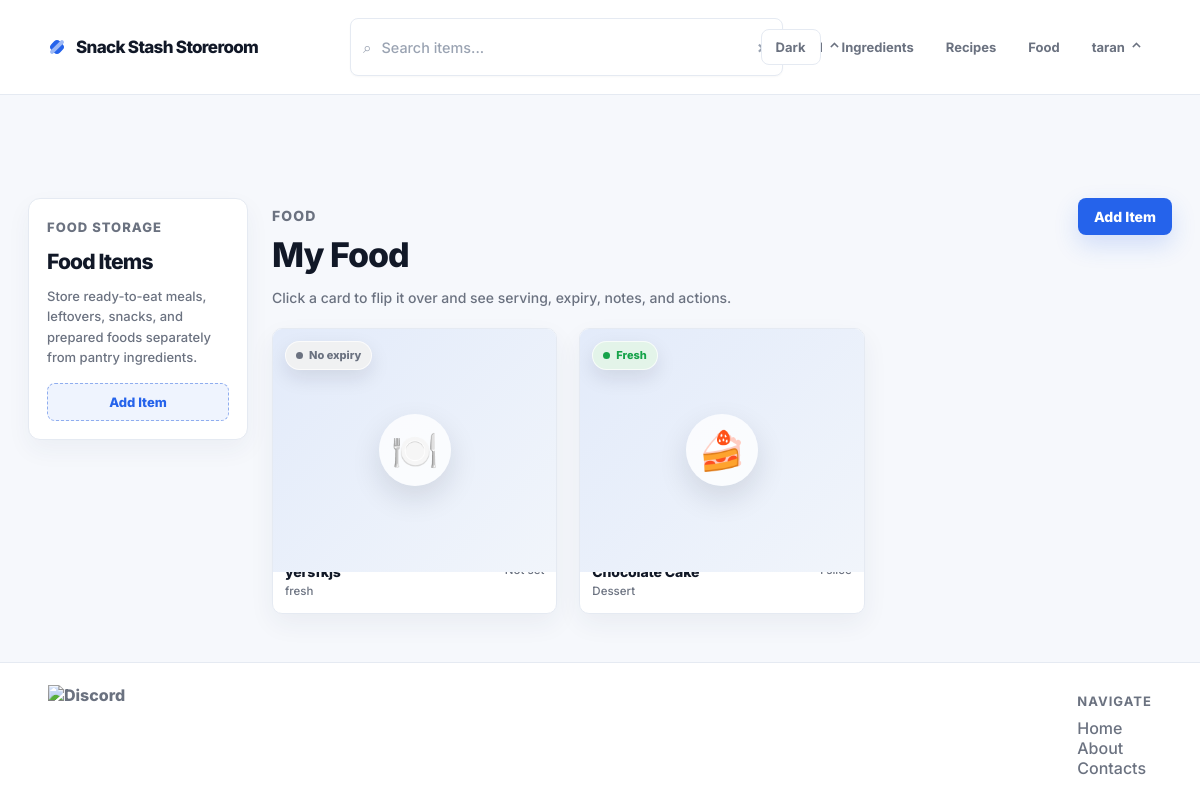
/food/page (signed in), run on the app's committed database.
### app/models/model.py (models this page shows, shortened)
class BaseModel(Model):
    class Meta:
        database = db

class User(UserMixin, BaseModel):
    id = AutoField()
    username = CharField(unique=True)
    email = CharField(unique=True)
    password_hash = CharField()
    created_at = DateTimeField(default=datetime.now)
    updated_at = DateTimeField(default=datetime.now)
    class Meta:
        table_name = "users"

class Food(BaseModel):
    id = AutoField()
    user = ForeignKeyField(User, backref="foods")
    name = CharField()
    emoji = CharField(default="🍽️")
    description = CharField(null=True)
    food_type = CharField()
    serving_size = CharField(null=True)
    category = CharField()
    expiry_date = DateField(null=True)
    notes = CharField(null=True)
    created_at = DateTimeField(default=datetime.now)
    updated_at = DateTimeField(default=datetime.now)
    class Meta:
        table_name = "food"

### app/routes/food.py (the view)
@food_bp.route("/page")
@login_required
def food_page():
    today = date.today()
    items = list(_user_food().dicts())
    return render_template(
        "food.html",
        items=items,
        today=today,
        warning_days=today + timedelta(days=3),
    )

### app/routes/food.py (called while the page is built)
def _user_id():
    return int(current_user.id)

def _user_food():
    return Food.select().where(Food.user_id == _user_id())

### app/templates/food.html (shortened to what this page needs)
{% extends "layout.html" %}
{% block content %}
<main class="dashboard-page">
    <div class="dashboard-shell">
        <aside class="dashboard-sidebar">
            <p class="sidebar-kicker quicksand-regular">Food Storage</p>
            <h1 class="elms-sans-regular">Food Items</h1>
            <p class="quicksand-regular">Store ready-to-eat meals, leftovers, snacks, and prepared foods separately from pantry ingredients.</p>
            <button class="quicksand-regular"
                hx-get="/food/new"
                hx-target="#food-form-container"
                hx-swap="innerHTML">Add Item</button>
        </aside>
        <section class="pantry-section dashboard-main">
            <div class="section-header">
                <div>
                    <p class="section-kicker quicksand-regular">Food</p>
                    <h2 class="elms-sans-regular h1">My Food</h2>
                    <p class="quicksand-regular">Click a card to flip it over and see serving, expiry, notes, and actions.</p>
                </div>
                <button class="quicksand-regular"
                    hx-get="/food/new"
                    hx-target="#food-form-container"
                    hx-swap="innerHTML">Add Item</button>
            </div>
            <div id="food-items" class="pantry-items-grid">
                {% include "_food_items.html" %}
            </div>
        </section>
    </div>
</main>
{% endblock %}

### app/templates/layout.html (shortened to what this page needs)
<!DOCTYPE html>
<html lang="en">
    <head>
        <link rel="stylesheet" href="{{ url_for('static', filename='styles.css', v=asset_version) }}">
    </head>
    <body class="light-mode">
        <nav>
            <div class="logo">
                <span class="logo-mark" aria-hidden="true"></span>
                <p class="elms-sans-regular h1">Snack Stash Storeroom</p>
            </div>
            {% if current_user.is_authenticated %}
            <div class="search-bar">
                <form id="search-form" class="search-form">
                    <span class="search-icon">⌕</span>
                    <input
                    id="search-filter"
                    type="text"
                    name="filter"
                    placeholder="Search items..."
                    class="quicksand-regular">
                    <button type="button" id="clear-search">×</button>
                </form>
                <details class="category-dropdown">
                    <summary class="dropdown-trigger elms-sans-regular">
                        <span class="chevron">⌄</span>
                    </summary>
                </details>
            </div>
            {% endif %}
            <ul class="nav-links">
                <li>
                    <button type="button" id="theme-toggle" class="theme-toggle quicksand-regular" aria-label="Toggle dark mode">
                    </button>
                </li>
                {% if current_user.is_authenticated %}
                <li><a href="{{ url_for('templates.dashboard') }}" class="quicksand-regular">Ingredients</a></li>
                <li><a href="{{ url_for('recipes.recipes_page') }}" class="quicksand-regular">Recipes</a></li>
                <li><a href="{{ url_for('food.food_page') }}" class="quicksand-regular">Food</a></li>
                <li>
                    <details class="dropdown">
                        <summary class="quicksand-regular dropdown-trigger">{{ current_user.username }}<span class="chevron">⌄</span></summary>
                    </details>
                </li>
                {% endif %}
            </ul>
        </nav>
        <div class="spacer-small"></div>
        {% block content %}
        {% endblock %}
        <footer>
            <div class="footer-connection">
                <img src="" alt="Discord" class="elms-sans-regular">
            </div>
            <ul class="footer-nav">
                <li class="elms-sans-regular"><h1>Navigate</h1></li>
                <li><a href="#" class="quicksand-regular">Home</a></li>
                <li><a href="#" class="quicksand-regular">About</a></li>
                <li><a href="#" class="quicksand-regular">Contacts</a></li>
            </ul>
        </footer>
    </body>
</html>

### app/templates/_food_items.html (shortened to what this page needs)
{% if items %}
  {% for item in items %}
    {% set item_category = item.category or "Uncategorized" %}
    {% set item_description = item.description or "" %}
    {% set item_notes = item.notes or "" %}
    {% set emoji = item.emoji or "🍽️" %}
    {% set status_class = "fresh" %}
    {% set status_label = "Fresh" %}
    {% if item.expiry_date and item.expiry_date < today %}
      {% set status_class = "expired" %}
      {% set status_label = "Expired" %}
    {% elif item.expiry_date and item.expiry_date <= warning_days %}
      {% set status_class = "warning" %}
      {% set status_label = "Expires in " ~ (item.expiry_date - today).days ~ " days" %}
    {% elif not item.expiry_date %}
      {% set status_class = "unknown" %}
      {% set status_label = "No expiry" %}
    {% endif %}
    <article class="pantry-card pantry-card--{{ status_class }}"
      data-search="{{ (emoji ~ ' ' ~ item.name ~ ' ' ~ item_category ~ ' ' ~ item_description ~ ' ' ~ (item.serving_size or '') ~ ' ' ~ item_notes)|lower }}">
      <div class="pantry-card-inner">
        <label class="pantry-card-face pantry-card-front" for="food-card-{{ item.id }}" data-card-flip
          aria-label="View details for {{ item.name }}">
          <span class="pantry-card-media">
            <span class="pantry-item-icon" aria-hidden="true">{{ emoji }}</span>
            <span class="expiry-chip expiry-chip--{{ status_class }}">{{ status_label }}</span>
          </span>
          <span class="pantry-card-main">
            <span>
              <strong class="elms-sans-regular">{{ item.name }}</strong>
              <small class="quicksand-regular">{{ item_category }}</small>
            </span>
            <span class="pantry-card-quantity quicksand-regular">{{ item.serving_size or "Not set" }}</span>
          </span>
        </label>
        <div class="pantry-card-face pantry-card-back">
          <label for="food-card-{{ item.id }}" class="card-back-button quicksand-regular" data-card-unflip>Back</label>
          <p class="dialog-eyebrow quicksand-regular">{{ item_category }}</p>
          <h3 class="elms-sans-regular">{{ emoji }} {{ item.name }}</h3>
          <div class="pantry-detail-list quicksand-regular">
            <div>
              <span>Serving</span>
              <strong>{{ item.serving_size or "Not set" }}</strong>
            </div>
            <div>
              <span>Expiry</span>
              <strong>{{ item.expiry_date or "None" }}</strong>
            </div>
            {% if item_description %}
              <div class="detail-notes">
                <span>Description</span>
                <strong>{{ item_description }}</strong>
              </div>
            {% endif %}
          </div>
          <div class="card-actions">
            <button class="card-edit quicksand-regular"
              hx-get="/food/{{ item.id }}/edit"
              hx-target="#food-form-container"
              hx-swap="innerHTML">Edit</button>
            <button class="card-delete quicksand-regular"
              hx-delete="/food/{{ item.id }}"
              hx-target="#food-items"
              hx-swap="innerHTML"
              hx-confirm="Delete this food item?">Delete</button>
          </div>
        </div>
      </div>
    </article>
  {% endfor %}
{% else %}
  <div class="empty-state quicksand-regular">
    <p>No food items yet.</p>
    <p>Click "Add Item" to create your first entry.</p>
  </div>
{% endif %}

### data on the page
User: username "taran"
Food: emoji "🍽️", status_label "No expiry", category "fresh"
Food: emoji "🍰", status_label "Fresh", category "Dessert"
